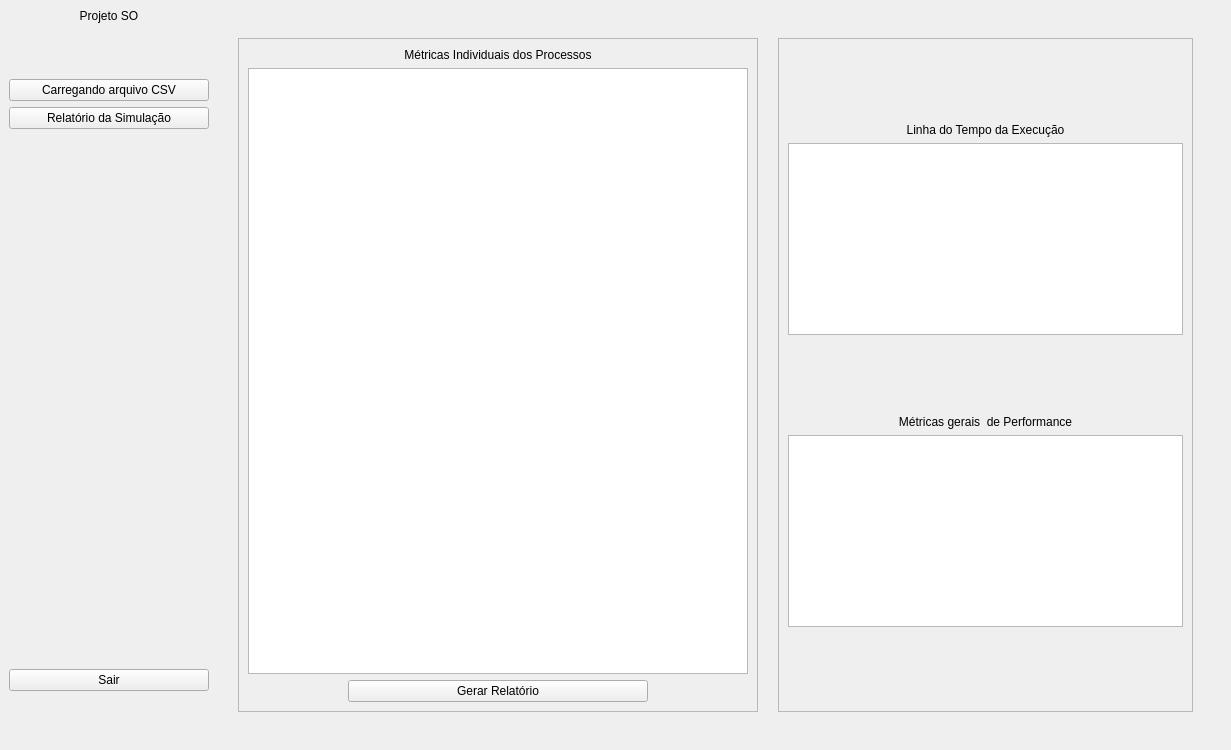
<?xml version="1.0" encoding="UTF-8"?>
<ui version="4.0">
 <class>MainWindow</class>
 <widget class="QMainWindow" name="MainWindow">
  <property name="geometry">
   <rect>
    <x>0</x>
    <y>0</y>
    <width>1231</width>
    <height>750</height>
   </rect>
  </property>
  <property name="sizePolicy">
   <sizepolicy hsizetype="Maximum" vsizetype="Fixed">
    <horstretch>0</horstretch>
    <verstretch>0</verstretch>
   </sizepolicy>
  </property>
  <property name="maximumSize">
   <size>
    <width>1600</width>
    <height>1000</height>
   </size>
  </property>
  <property name="windowTitle">
   <string>MainWindow</string>
  </property>
  <widget class="QWidget" name="centralwidget">
   <layout class="QVBoxLayout" name="verticalLayout_3">
    <item>
     <layout class="QVBoxLayout" name="verticalLayout_4">
      <property name="spacing">
       <number>0</number>
      </property>
      <property name="sizeConstraint">
       <enum>QLayout::SizeConstraint::SetMinimumSize</enum>
      </property>
      <property name="leftMargin">
       <number>0</number>
      </property>
      <item>
       <layout class="QHBoxLayout" name="horizontalLayout">
        <property name="sizeConstraint">
         <enum>QLayout::SizeConstraint::SetMinAndMaxSize</enum>
        </property>
        <item>
         <widget class="QFrame" name="BordaEscura">
          <layout class="QVBoxLayout" name="B">
           <property name="leftMargin">
            <number>0</number>
           </property>
           <property name="topMargin">
            <number>0</number>
           </property>
           <property name="rightMargin">
            <number>0</number>
           </property>
           <property name="bottomMargin">
            <number>0</number>
           </property>
           <item>
            <widget class="QLabel" name="Titulo">
             <property name="sizePolicy">
              <sizepolicy hsizetype="Preferred" vsizetype="Preferred">
               <horstretch>0</horstretch>
               <verstretch>0</verstretch>
              </sizepolicy>
             </property>
             <property name="text">
              <string>Projeto SO</string>
             </property>
             <property name="alignment">
              <set>Qt::AlignmentFlag::AlignCenter</set>
             </property>
             <property name="class" stdset="0">
              <string>subTitulo</string>
             </property>
            </widget>
           </item>
           <item>
            <spacer name="verticalSpacer_4">
             <property name="orientation">
              <enum>Qt::Orientation::Vertical</enum>
             </property>
             <property name="sizeType">
              <enum>QSizePolicy::Policy::Fixed</enum>
             </property>
             <property name="sizeHint" stdset="0">
              <size>
               <width>20</width>
               <height>50</height>
              </size>
             </property>
            </spacer>
           </item>
           <item>
            <widget class="QPushButton" name="Botao_telaCarregaCSV">
             <property name="enabled">
              <bool>true</bool>
             </property>
             <property name="sizePolicy">
              <sizepolicy hsizetype="Fixed" vsizetype="Fixed">
               <horstretch>0</horstretch>
               <verstretch>0</verstretch>
              </sizepolicy>
             </property>
             <property name="minimumSize">
              <size>
               <width>200</width>
               <height>0</height>
              </size>
             </property>
             <property name="text">
              <string>Carregando arquivo CSV</string>
             </property>
             <property name="checkable">
              <bool>true</bool>
             </property>
             <attribute name="buttonGroup">
              <string notr="true">buttonGroup</string>
             </attribute>
            </widget>
           </item>
           <item>
            <widget class="QPushButton" name="Botao_TelaRelatorio">
             <property name="enabled">
              <bool>true</bool>
             </property>
             <property name="sizePolicy">
              <sizepolicy hsizetype="Fixed" vsizetype="Fixed">
               <horstretch>0</horstretch>
               <verstretch>0</verstretch>
              </sizepolicy>
             </property>
             <property name="minimumSize">
              <size>
               <width>200</width>
               <height>0</height>
              </size>
             </property>
             <property name="text">
              <string>Relatório da Simulação</string>
             </property>
             <property name="checkable">
              <bool>true</bool>
             </property>
             <attribute name="buttonGroup">
              <string notr="true">buttonGroup</string>
             </attribute>
            </widget>
           </item>
           <item>
            <spacer name="verticalSpacer_2">
             <property name="orientation">
              <enum>Qt::Orientation::Vertical</enum>
             </property>
             <property name="sizeType">
              <enum>QSizePolicy::Policy::Expanding</enum>
             </property>
             <property name="sizeHint" stdset="0">
              <size>
               <width>20</width>
               <height>50</height>
              </size>
             </property>
            </spacer>
           </item>
           <item>
            <widget class="QPushButton" name="Botao_sair">
             <property name="sizePolicy">
              <sizepolicy hsizetype="Preferred" vsizetype="Fixed">
               <horstretch>0</horstretch>
               <verstretch>0</verstretch>
              </sizepolicy>
             </property>
             <property name="text">
              <string>Sair</string>
             </property>
            </widget>
           </item>
           <item>
            <spacer name="verticalSpacer">
             <property name="orientation">
              <enum>Qt::Orientation::Vertical</enum>
             </property>
             <property name="sizeType">
              <enum>QSizePolicy::Policy::Fixed</enum>
             </property>
             <property name="sizeHint" stdset="0">
              <size>
               <width>20</width>
               <height>50</height>
              </size>
             </property>
            </spacer>
           </item>
          </layout>
         </widget>
        </item>
        <item>
         <widget class="QStackedWidget" name="Lista_Frames">
          <property name="minimumSize">
           <size>
            <width>0</width>
            <height>100</height>
           </size>
          </property>
          <property name="currentIndex">
           <number>1</number>
          </property>
          <widget class="QWidget" name="CarregandoArquivoCSV">
           <layout class="QVBoxLayout" name="verticalLayout_6">
            <item>
             <layout class="QGridLayout" name="gridLayout">
              <property name="sizeConstraint">
               <enum>QLayout::SizeConstraint::SetDefaultConstraint</enum>
              </property>
              <property name="leftMargin">
               <number>20</number>
              </property>
              <property name="topMargin">
               <number>20</number>
              </property>
              <property name="rightMargin">
               <number>20</number>
              </property>
              <property name="bottomMargin">
               <number>20</number>
              </property>
              <property name="spacing">
               <number>20</number>
              </property>
              <item row="0" column="1">
               <widget class="QFrame" name="frame_2">
                <property name="sizePolicy">
                 <sizepolicy hsizetype="Expanding" vsizetype="Expanding">
                  <horstretch>0</horstretch>
                  <verstretch>0</verstretch>
                 </sizepolicy>
                </property>
                <property name="minimumSize">
                 <size>
                  <width>100</width>
                  <height>0</height>
                 </size>
                </property>
                <property name="frameShape">
                 <enum>QFrame::Shape::StyledPanel</enum>
                </property>
                <property name="frameShadow">
                 <enum>QFrame::Shadow::Raised</enum>
                </property>
                <property name="class" stdset="0">
                 <string>Frame_painel</string>
                </property>
                <layout class="QVBoxLayout" name="verticalLayout_5">
                 <item>
                  <layout class="QGridLayout" name="gridLayout_2">
                   <item row="3" column="0">
                    <spacer name="horizontalSpacer">
                     <property name="orientation">
                      <enum>Qt::Orientation::Horizontal</enum>
                     </property>
                     <property name="sizeType">
                      <enum>QSizePolicy::Policy::Fixed</enum>
                     </property>
                     <property name="sizeHint" stdset="0">
                      <size>
                       <width>20</width>
                       <height>20</height>
                      </size>
                     </property>
                    </spacer>
                   </item>
                   <item row="8" column="1">
                    <widget class="QLabel" name="label_2">
                     <property name="text">
                      <string>Tamanho Memória Física</string>
                     </property>
                     <property name="alignment">
                      <set>Qt::AlignmentFlag::AlignCenter</set>
                     </property>
                    </widget>
                   </item>
                   <item row="11" column="1">
                    <widget class="QLabel" name="label_3">
                     <property name="text">
                      <string>Tamanho Memória Virtual</string>
                     </property>
                     <property name="alignment">
                      <set>Qt::AlignmentFlag::AlignCenter</set>
                     </property>
                    </widget>
                   </item>
                   <item row="5" column="1">
                    <spacer name="verticalSpacer_7">
                     <property name="orientation">
                      <enum>Qt::Orientation::Vertical</enum>
                     </property>
                     <property name="sizeHint" stdset="0">
                      <size>
                       <width>20</width>
                       <height>40</height>
                      </size>
                     </property>
                    </spacer>
                   </item>
                   <item row="14" column="1">
                    <widget class="QLabel" name="label_5">
                     <property name="text">
                      <string>Políticas de Substituição</string>
                     </property>
                     <property name="alignment">
                      <set>Qt::AlignmentFlag::AlignCenter</set>
                     </property>
                    </widget>
                   </item>
                   <item row="0" column="1">
                    <spacer name="verticalSpacer_8">
                     <property name="orientation">
                      <enum>Qt::Orientation::Vertical</enum>
                     </property>
                     <property name="sizeHint" stdset="0">
                      <size>
                       <width>20</width>
                       <height>40</height>
                      </size>
                     </property>
                    </spacer>
                   </item>
                   <item row="3" column="2">
                    <spacer name="horizontalSpacer_2">
                     <property name="orientation">
                      <enum>Qt::Orientation::Horizontal</enum>
                     </property>
                     <property name="sizeType">
                      <enum>QSizePolicy::Policy::Fixed</enum>
                     </property>
                     <property name="sizeHint" stdset="0">
                      <size>
                       <width>20</width>
                       <height>20</height>
                      </size>
                     </property>
                    </spacer>
                   </item>
                   <item row="7" column="1">
                    <spacer name="verticalSpacer_11">
                     <property name="orientation">
                      <enum>Qt::Orientation::Vertical</enum>
                     </property>
                     <property name="sizeType">
                      <enum>QSizePolicy::Policy::Fixed</enum>
                     </property>
                     <property name="sizeHint" stdset="0">
                      <size>
                       <width>20</width>
                       <height>20</height>
                      </size>
                     </property>
                    </spacer>
                   </item>
                   <item row="12" column="1">
                    <widget class="QLineEdit" name="lineEdit_2">
                     <property name="minimumSize">
                      <size>
                       <width>0</width>
                       <height>50</height>
                      </size>
                     </property>
                    </widget>
                   </item>
                   <item row="3" column="1">
                    <widget class="QLabel" name="label">
                     <property name="sizePolicy">
                      <sizepolicy hsizetype="Expanding" vsizetype="Fixed">
                       <horstretch>0</horstretch>
                       <verstretch>0</verstretch>
                      </sizepolicy>
                     </property>
                     <property name="minimumSize">
                      <size>
                       <width>200</width>
                       <height>0</height>
                      </size>
                     </property>
                     <property name="text">
                      <string>Algoritmo de Escalonamento</string>
                     </property>
                     <property name="alignment">
                      <set>Qt::AlignmentFlag::AlignCenter</set>
                     </property>
                    </widget>
                   </item>
                   <item row="6" column="1">
                    <widget class="QLabel" name="Titulo_memoria">
                     <property name="text">
                      <string>Gerenciamento de Memória</string>
                     </property>
                     <property name="alignment">
                      <set>Qt::AlignmentFlag::AlignCenter</set>
                     </property>
                     <property name="class" stdset="0">
                      <string>subTitulo</string>
                     </property>
                    </widget>
                   </item>
                   <item row="10" column="1">
                    <spacer name="verticalSpacer_12">
                     <property name="orientation">
                      <enum>Qt::Orientation::Vertical</enum>
                     </property>
                     <property name="sizeType">
                      <enum>QSizePolicy::Policy::Fixed</enum>
                     </property>
                     <property name="sizeHint" stdset="0">
                      <size>
                       <width>20</width>
                       <height>10</height>
                      </size>
                     </property>
                    </spacer>
                   </item>
                   <item row="15" column="1">
                    <widget class="QComboBox" name="comboBox_2">
                     <property name="minimumSize">
                      <size>
                       <width>200</width>
                       <height>50</height>
                      </size>
                     </property>
                     <item>
                      <property name="text">
                       <string>FIFO</string>
                      </property>
                     </item>
                     <item>
                      <property name="text">
                       <string>LRU</string>
                      </property>
                     </item>
                     <item>
                      <property name="text">
                       <string>Ótimo</string>
                      </property>
                     </item>
                    </widget>
                   </item>
                   <item row="17" column="1">
                    <widget class="QPushButton" name="botao_IniciarSimulacao">
                     <property name="text">
                      <string>Iniciar Simulação</string>
                     </property>
                    </widget>
                   </item>
                   <item row="1" column="1">
                    <widget class="QLabel" name="Titulo_config">
                     <property name="text">
                      <string>Configurações da Simulação</string>
                     </property>
                     <property name="alignment">
                      <set>Qt::AlignmentFlag::AlignCenter</set>
                     </property>
                     <property name="class" stdset="0">
                      <string>subTitulo</string>
                     </property>
                    </widget>
                   </item>
                   <item row="9" column="1">
                    <widget class="QLineEdit" name="lineEdit">
                     <property name="minimumSize">
                      <size>
                       <width>0</width>
                       <height>50</height>
                      </size>
                     </property>
                    </widget>
                   </item>
                   <item row="13" column="1">
                    <spacer name="verticalSpacer_13">
                     <property name="orientation">
                      <enum>Qt::Orientation::Vertical</enum>
                     </property>
                     <property name="sizeType">
                      <enum>QSizePolicy::Policy::Fixed</enum>
                     </property>
                     <property name="sizeHint" stdset="0">
                      <size>
                       <width>20</width>
                       <height>10</height>
                      </size>
                     </property>
                    </spacer>
                   </item>
                   <item row="4" column="1">
                    <widget class="QComboBox" name="comboBox">
                     <property name="sizePolicy">
                      <sizepolicy hsizetype="Expanding" vsizetype="Fixed">
                       <horstretch>0</horstretch>
                       <verstretch>0</verstretch>
                      </sizepolicy>
                     </property>
                     <property name="minimumSize">
                      <size>
                       <width>200</width>
                       <height>50</height>
                      </size>
                     </property>
                     <item>
                      <property name="text">
                       <string>Round-Robin(RR)</string>
                      </property>
                     </item>
                     <item>
                      <property name="text">
                       <string>SJF Preemptivo</string>
                      </property>
                     </item>
                     <item>
                      <property name="text">
                       <string>Prioridade Preemptiva</string>
                      </property>
                     </item>
                    </widget>
                   </item>
                   <item row="2" column="1">
                    <spacer name="verticalSpacer_10">
                     <property name="orientation">
                      <enum>Qt::Orientation::Vertical</enum>
                     </property>
                     <property name="sizeType">
                      <enum>QSizePolicy::Policy::Fixed</enum>
                     </property>
                     <property name="sizeHint" stdset="0">
                      <size>
                       <width>20</width>
                       <height>20</height>
                      </size>
                     </property>
                    </spacer>
                   </item>
                   <item row="16" column="1">
                    <spacer name="verticalSpacer_9">
                     <property name="orientation">
                      <enum>Qt::Orientation::Vertical</enum>
                     </property>
                     <property name="sizeHint" stdset="0">
                      <size>
                       <width>20</width>
                       <height>40</height>
                      </size>
                     </property>
                    </spacer>
                   </item>
                   <item row="18" column="1">
                    <spacer name="verticalSpacer_16">
                     <property name="orientation">
                      <enum>Qt::Orientation::Vertical</enum>
                     </property>
                     <property name="sizeHint" stdset="0">
                      <size>
                       <width>20</width>
                       <height>40</height>
                      </size>
                     </property>
                    </spacer>
                   </item>
                  </layout>
                 </item>
                </layout>
               </widget>
              </item>
              <item row="0" column="0">
               <widget class="QFrame" name="frame_3">
                <property name="sizePolicy">
                 <sizepolicy hsizetype="Expanding" vsizetype="Expanding">
                  <horstretch>0</horstretch>
                  <verstretch>0</verstretch>
                 </sizepolicy>
                </property>
                <property name="minimumSize">
                 <size>
                  <width>600</width>
                  <height>0</height>
                 </size>
                </property>
                <property name="frameShape">
                 <enum>QFrame::Shape::StyledPanel</enum>
                </property>
                <property name="frameShadow">
                 <enum>QFrame::Shadow::Raised</enum>
                </property>
                <property name="class" stdset="0">
                 <string>Frame_painel</string>
                </property>
                <layout class="QHBoxLayout" name="horizontalLayout_3">
                 <item>
                  <layout class="QVBoxLayout" name="verticalLayout">
                   <item>
                    <widget class="QTableWidget" name="Tabela_CSV">
                     <property name="textElideMode">
                      <enum>Qt::TextElideMode::ElideMiddle</enum>
                     </property>
                    </widget>
                   </item>
                   <item>
                    <spacer name="verticalSpacer_6">
                     <property name="orientation">
                      <enum>Qt::Orientation::Vertical</enum>
                     </property>
                     <property name="sizeType">
                      <enum>QSizePolicy::Policy::Fixed</enum>
                     </property>
                     <property name="sizeHint" stdset="0">
                      <size>
                       <width>20</width>
                       <height>10</height>
                      </size>
                     </property>
                    </spacer>
                   </item>
                   <item>
                    <widget class="QLabel" name="labelCSV">
                     <property name="sizePolicy">
                      <sizepolicy hsizetype="Fixed" vsizetype="Fixed">
                       <horstretch>0</horstretch>
                       <verstretch>0</verstretch>
                      </sizepolicy>
                     </property>
                     <property name="minimumSize">
                      <size>
                       <width>0</width>
                       <height>0</height>
                      </size>
                     </property>
                     <property name="maximumSize">
                      <size>
                       <width>1000</width>
                       <height>300</height>
                      </size>
                     </property>
                     <property name="text">
                      <string>Lista de Processos</string>
                     </property>
                     <property name="textFormat">
                      <enum>Qt::TextFormat::MarkdownText</enum>
                     </property>
                     <property name="alignment">
                      <set>Qt::AlignmentFlag::AlignCenter</set>
                     </property>
                    </widget>
                   </item>
                   <item>
                    <layout class="QHBoxLayout" name="horizontalLayout_5">
                     <item>
                      <widget class="QLineEdit" name="Caminho_CSV">
                       <property name="sizePolicy">
                        <sizepolicy hsizetype="Expanding" vsizetype="Fixed">
                         <horstretch>0</horstretch>
                         <verstretch>0</verstretch>
                        </sizepolicy>
                       </property>
                       <property name="minimumSize">
                        <size>
                         <width>400</width>
                         <height>0</height>
                        </size>
                       </property>
                       <property name="maximumSize">
                        <size>
                         <width>300</width>
                         <height>300</height>
                        </size>
                       </property>
                       <property name="readOnly">
                        <bool>true</bool>
                       </property>
                      </widget>
                     </item>
                     <item>
                      <widget class="QPushButton" name="Botao_AbrirArquivo">
                       <property name="maximumSize">
                        <size>
                         <width>200</width>
                         <height>16777215</height>
                        </size>
                       </property>
                       <property name="text">
                        <string>Abrir Arquivo</string>
                       </property>
                      </widget>
                     </item>
                    </layout>
                   </item>
                   <item>
                    <spacer name="verticalSpacer_3">
                     <property name="orientation">
                      <enum>Qt::Orientation::Vertical</enum>
                     </property>
                     <property name="sizeType">
                      <enum>QSizePolicy::Policy::Fixed</enum>
                     </property>
                     <property name="sizeHint" stdset="0">
                      <size>
                       <width>20</width>
                       <height>10</height>
                      </size>
                     </property>
                    </spacer>
                   </item>
                  </layout>
                 </item>
                </layout>
               </widget>
              </item>
             </layout>
            </item>
           </layout>
          </widget>
          <widget class="QWidget" name="RelatorioDaSimulacao">
           <layout class="QVBoxLayout" name="verticalLayout_2">
            <item>
             <layout class="QGridLayout" name="gridLayout_3">
              <property name="leftMargin">
               <number>20</number>
              </property>
              <property name="topMargin">
               <number>20</number>
              </property>
              <property name="rightMargin">
               <number>20</number>
              </property>
              <property name="bottomMargin">
               <number>20</number>
              </property>
              <property name="spacing">
               <number>20</number>
              </property>
              <item row="0" column="0">
               <widget class="QFrame" name="frame">
                <property name="frameShape">
                 <enum>QFrame::Shape::StyledPanel</enum>
                </property>
                <property name="frameShadow">
                 <enum>QFrame::Shadow::Raised</enum>
                </property>
                <layout class="QVBoxLayout" name="verticalLayout_8">
                 <item>
                  <layout class="QVBoxLayout" name="verticalLayout_7">
                   <item>
                    <widget class="QLabel" name="Titulo_MetricasIndividuais">
                     <property name="minimumSize">
                      <size>
                       <width>500</width>
                       <height>0</height>
                      </size>
                     </property>
                     <property name="text">
                      <string>Métricas Individuais dos Processos</string>
                     </property>
                     <property name="alignment">
                      <set>Qt::AlignmentFlag::AlignCenter</set>
                     </property>
                    </widget>
                   </item>
                   <item>
                    <widget class="QTableWidget" name="tableWidget">
                     <property name="sizePolicy">
                      <sizepolicy hsizetype="Expanding" vsizetype="Expanding">
                       <horstretch>0</horstretch>
                       <verstretch>0</verstretch>
                      </sizepolicy>
                     </property>
                    </widget>
                   </item>
                   <item>
                    <layout class="QHBoxLayout" name="horizontalLayout_2">
                     <item>
                      <spacer name="horizontalSpacer_3">
                       <property name="orientation">
                        <enum>Qt::Orientation::Horizontal</enum>
                       </property>
                       <property name="sizeHint" stdset="0">
                        <size>
                         <width>40</width>
                         <height>20</height>
                        </size>
                       </property>
                      </spacer>
                     </item>
                     <item>
                      <widget class="QPushButton" name="Botao_gerarRelatorio">
                       <property name="sizePolicy">
                        <sizepolicy hsizetype="Fixed" vsizetype="Fixed">
                         <horstretch>0</horstretch>
                         <verstretch>0</verstretch>
                        </sizepolicy>
                       </property>
                       <property name="minimumSize">
                        <size>
                         <width>300</width>
                         <height>0</height>
                        </size>
                       </property>
                       <property name="text">
                        <string>Gerar Relatório</string>
                       </property>
                      </widget>
                     </item>
                     <item>
                      <spacer name="horizontalSpacer_4">
                       <property name="orientation">
                        <enum>Qt::Orientation::Horizontal</enum>
                       </property>
                       <property name="sizeHint" stdset="0">
                        <size>
                         <width>40</width>
                         <height>20</height>
                        </size>
                       </property>
                      </spacer>
                     </item>
                    </layout>
                   </item>
                  </layout>
                 </item>
                </layout>
               </widget>
              </item>
              <item row="0" column="1">
               <widget class="QFrame" name="frame_4">
                <property name="frameShape">
                 <enum>QFrame::Shape::StyledPanel</enum>
                </property>
                <property name="frameShadow">
                 <enum>QFrame::Shadow::Raised</enum>
                </property>
                <layout class="QVBoxLayout" name="verticalLayout_10">
                 <item>
                  <layout class="QVBoxLayout" name="verticalLayout_9">
                   <item>
                    <spacer name="verticalSpacer_14">
                     <property name="orientation">
                      <enum>Qt::Orientation::Vertical</enum>
                     </property>
                     <property name="sizeHint" stdset="0">
                      <size>
                       <width>20</width>
                       <height>40</height>
                      </size>
                     </property>
                    </spacer>
                   </item>
                   <item>
                    <widget class="QLabel" name="Titulo_LinhaTempo">
                     <property name="text">
                      <string>Linha do Tempo da Execução</string>
                     </property>
                     <property name="alignment">
                      <set>Qt::AlignmentFlag::AlignCenter</set>
                     </property>
                    </widget>
                   </item>
                   <item>
                    <widget class="QTableWidget" name="tableWidget_2"/>
                   </item>
                   <item>
                    <spacer name="verticalSpacer_5">
                     <property name="orientation">
                      <enum>Qt::Orientation::Vertical</enum>
                     </property>
                     <property name="sizeHint" stdset="0">
                      <size>
                       <width>20</width>
                       <height>40</height>
                      </size>
                     </property>
                    </spacer>
                   </item>
                   <item>
                    <widget class="QLabel" name="Titulo_MetricasGerais">
                     <property name="text">
                      <string>Métricas gerais  de Performance</string>
                     </property>
                     <property name="alignment">
                      <set>Qt::AlignmentFlag::AlignCenter</set>
                     </property>
                    </widget>
                   </item>
                   <item>
                    <widget class="QTableWidget" name="tableWidget_3"/>
                   </item>
                   <item>
                    <spacer name="verticalSpacer_15">
                     <property name="orientation">
                      <enum>Qt::Orientation::Vertical</enum>
                     </property>
                     <property name="sizeHint" stdset="0">
                      <size>
                       <width>20</width>
                       <height>40</height>
                      </size>
                     </property>
                    </spacer>
                   </item>
                  </layout>
                 </item>
                </layout>
               </widget>
              </item>
             </layout>
            </item>
           </layout>
          </widget>
         </widget>
        </item>
       </layout>
      </item>
     </layout>
    </item>
   </layout>
  </widget>
 </widget>
 <resources/>
 <connections/>
 <buttongroups>
  <buttongroup name="buttonGroup"/>
 </buttongroups>
</ui>
